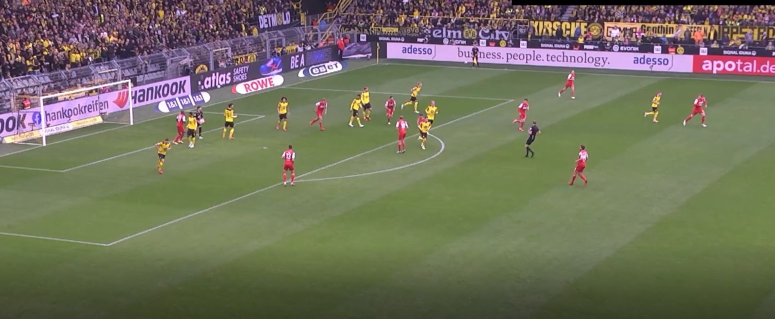
#> input picture snip.jpg, 1550 x 638 px (shown at 1/2 size)
$ python bitwise_operators_and_masking.py
#> lines starting #> are read from the running program, lines starting #| are printed output that depends on the picture; after the words box and inside, x2 and y2 are one past the last pixel; in counts of white or black regions, pixels touching at a corner belong together
import cv2 as cv
import numpy as np

img_path='snip.jpg'
img = cv.imread(img_path)
#> img is the input picture: shape (638, 1550, 3); mean B, G, R 92.7, 113.1, 113.3

# Bitwise operations & then masking

# Images to play with
blank = np.zeros((400,400), dtype='uint8')
rectangle = cv.rectangle(blank.copy(), (30,30), (370, 370), 355, -1)
circle = cv.circle(blank.copy(), (200,200), 200, 255, -1)

cv.imshow('circle', circle)
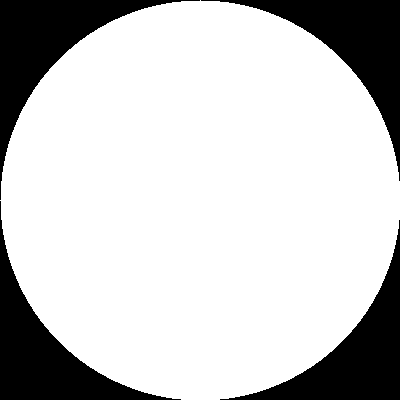
#> window 'circle': shape (400, 400); 78.5% white; 4 black regions, box (x1, y1, x2, y2) and area: (0, 0, 200, 200) 8793, (201, 0, 400, 181) 8593, (0, 201, 181, 400) 8593, (220, 220, 400, 400) 8394
# cv.imshow('rectangle', rectangle)

# Bitwise AND (intersection of two images)
bitwise_and = cv.bitwise_and(rectangle, circle)
# cv.imshow('and', bitwise_and)

# Bitwise OR (overlap)
bitwise_or = cv.bitwise_or(rectangle, circle)
# cv.imshow('or', bitwise_or)

# Bitwsie XOR (non overlapping)
# Note: XOR = OR - AND
bitwise_xor = cv.bitwise_xor(rectangle, circle)
# cv.imshow('xor', bitwise_xor)

# Bitwise NOT (flips color)
bitwise_not = cv.bitwise_not(rectangle)
# cv.imshow('not', bitwise_not)


## Masking - commonly used in computer vision.

blank = np.zeros(img.shape[:2], dtype='uint8')

# mask has to be same size as image
mask = cv.circle(blank, (img.shape[1]//2, img.shape[0]//2), 100, 255, -1)
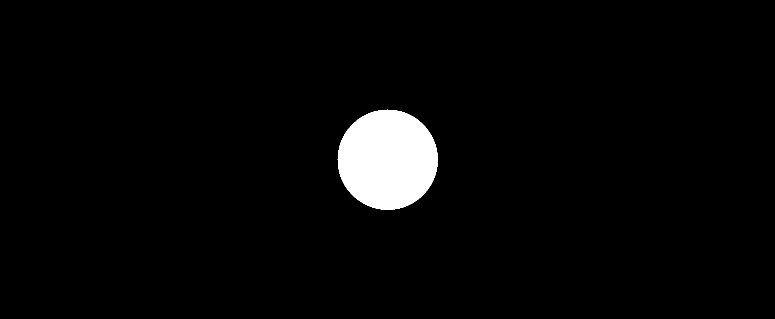
#> blank: shape (638, 1550) (shown at 1/2 size); 3.2% white; 1 white region, box (x1, y1, x2, y2) and area: (675, 219, 876, 420) 31417
cv.imshow('maks', mask)

masked = cv.bitwise_and(img, img, mask=mask)
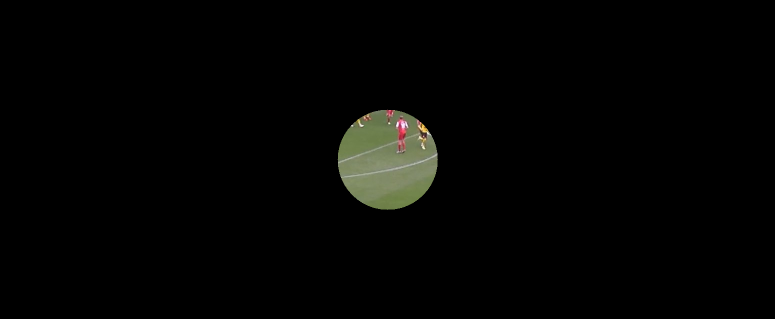
#> masked: shape (638, 1550, 3) (shown at 1/2 size); mean B, G, R 3, 4.2, 4
cv.imshow('Masked Image', masked) # Essentially treats the white as transparent and crops the rest as black

cv.waitKey(0)
